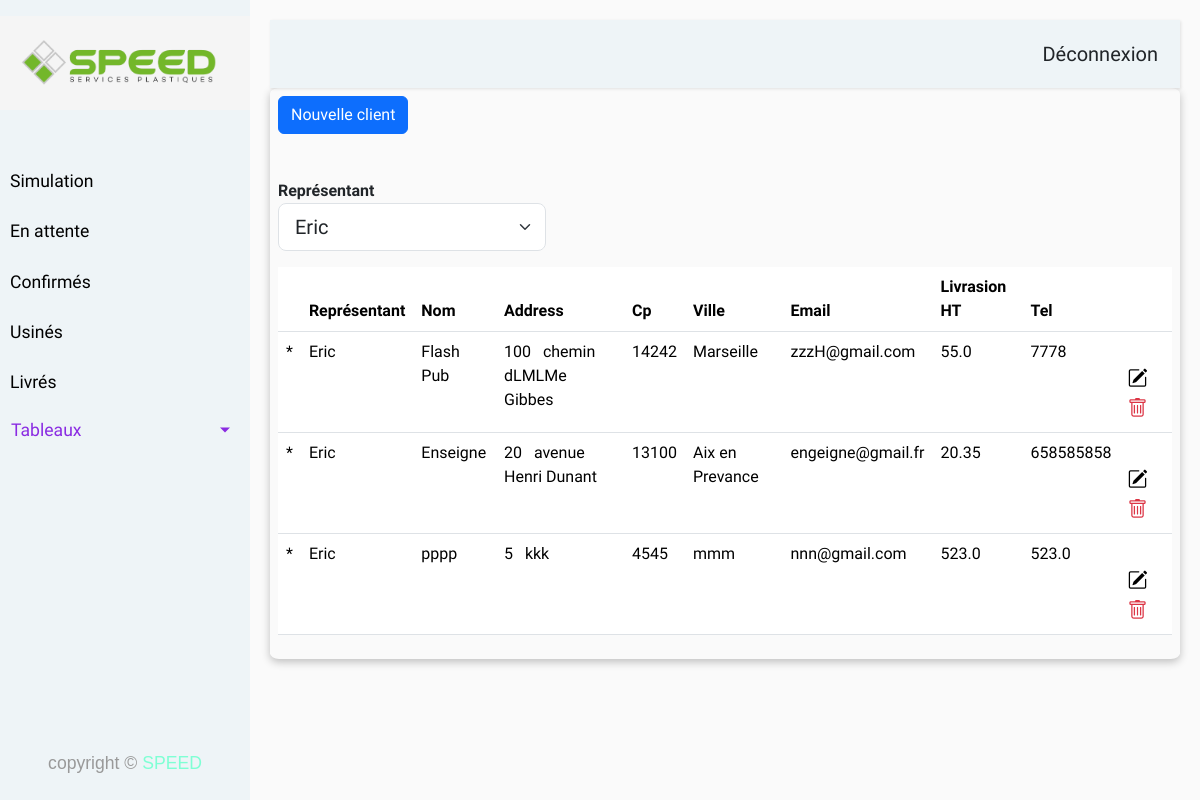
The app's page /clients (signed in), older data.
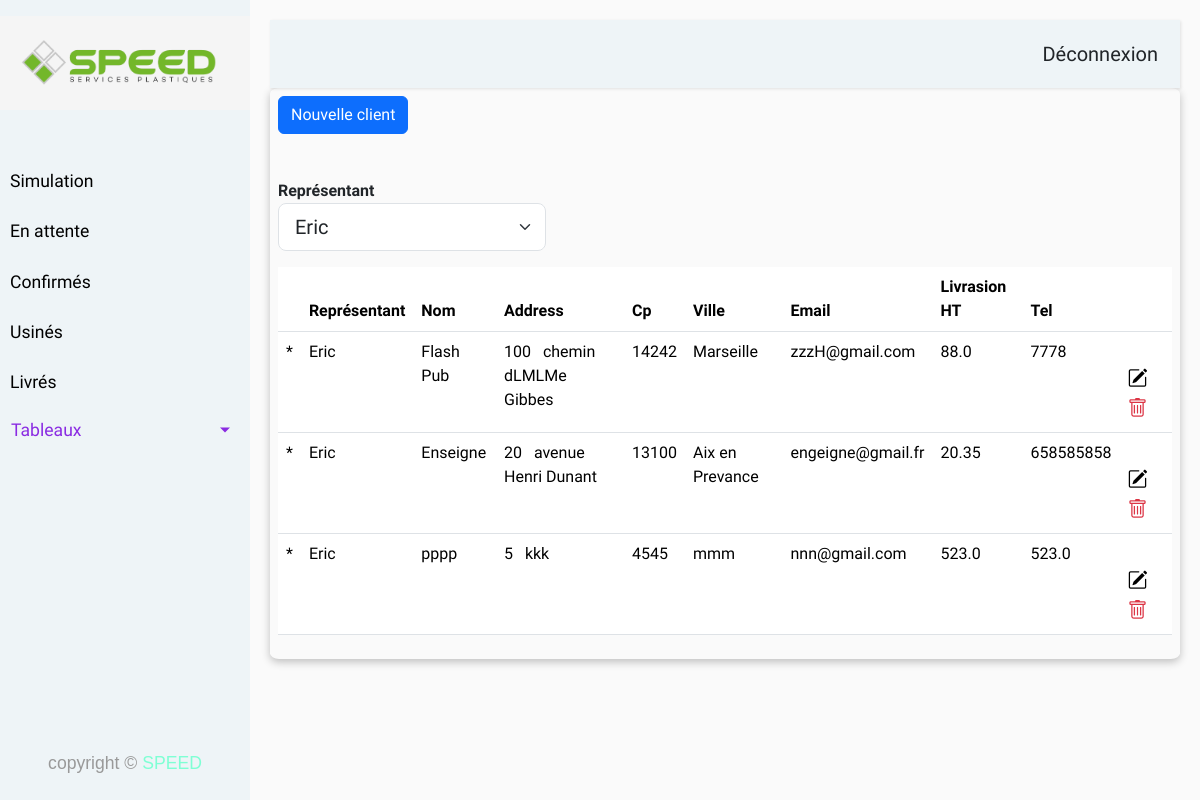
The same page, newer data.
### models/models.py (models this page shows, shortened)
class Client(db.Model):
    __tablename__ = 'client'
    id = db.Column(db.Integer(),autoincrement=True, primary_key=True)
    user_id = db.Column(db.Integer , ForeignKey('user.id'),nullable=False)
    name = db.Column(db.String(80), nullable=False)
    ville = db.Column(db.String(80), nullable=False)
    cp = db.Column(db.Integer(), nullable=False)
    numero = db.Column(db.Integer(), nullable=True)
    addresse = db.Column(db.String(256), nullable=False)
    email = db.Column(db.String(255), unique=True)
    tel = db.Column(db.String(20), nullable=False)
    prix_livr = db.Column(db.Float , nullable=False)
    rel_client_commande = relationship("Commande", backref = "client")

class User(db.Model, UserMixin):
    __tablename__ = 'user'
    id = db.Column(db.Integer, autoincrement=True, primary_key=True)
    username=db.Column(db.String(255), nullable=False)
    email = db.Column(db.String(255), unique=True)
    password = db.Column(db.String(255), nullable=False, server_default='')
    tel = db.Column(db.String(20), nullable=False)
    role_id = db.Column(db.Integer , ForeignKey('role.id'),nullable=False)
    rel_user_client = relationship("Client", backref = "user")

### routes.py (the view)
@app.route('/clients')
@login_required
def clients():
    try:
        current_user_role = (Role.query.filter(Role.id == current_user.role_id).first()).name
    except Exception as e:
        return f"Error fetching current user role: {str(e)}"
    if current_user_role == "admin" :
        representants = get_all_representants()
        print(representants)
        first_rep = representants[0].id
        clients= get_cients_by_rep(first_rep)
    elif current_user_role == "comercial":
        representants = []
        representants.append(current_user)
        clients= get_cients_by_rep(current_user.id)
        print("xxxxxxxxxxx")
        print(current_user.username)
    return render_template('clients.html', user = current_user,current_user_role = current_user_role,representants = representants, clients=clients, page ="Clients")

### app.py (called while the page is built)
@login_manager.user_loader
def load_user(id):
    return User.query.get(int(id))

### models/models.py (called while the page is built)
def get_all_representants():
    return db.session.query(User).filter(or_(User.role_id == 1, User.role_id == 2)).all()

def get_cients_by_rep(first_rep_id):
    clients=db.session.query(Client.name,Client.ville,Client.cp,Client.numero,Client.addresse,User.username,Client.email,Client.tel,User.id,Client.id,Client.prix_livr).join(User,Client.user_id== User.id ).filter(Client.user_id == first_rep_id ).all()
    result = []
    for row in  clients :
        result.append(row._data)
    return result

### routes.py (called while the page is built)
@app.before_request
def session_handler():
    session.permanent = True
    app.permanent_session_lifetime = timedelta(days=30)

### templates/clients.html (shortened to what this page needs)
{% extends 'base.html' %}
{% block contenue %}
{% if current_user_role =="admin"  or current_user_role =="comercial" %}
    <a href="#" class="btn btn-primary" style="margin-bottom: 1.3rem;" onclick="newClientForm()">Nouvelle client </a>
{% endif %}
<table id="clients_table" class="table">
    <div class="mt-4">
        <label for="representant"><strong>Représentant</strong></label>
        <select id="representant" class="form-select form-select-lg mb-3"
            aria-label=".form-select-sm nouvelle_utilisateur" style="width: 30%;">
            {% for item in representants%}
            <option value='{{ item.id}}'>{{ item.username}}</option>
            {% endfor %}
        </select>
    </div>
    <thead class="thead-light">
        <tr>
            <th scope="row"></th>
            <th scope="col">Représentant</th>
            <th scope="col">Nom</th>
            <th scope="col">Address</th>
            <th scope="col">Cp</th>
            <th scope="col">Ville</th>
            <th scope="col">Email</th>
            <th scope="col">Livrasion HT</th>
            <th scope="col">Tel</th>
            {% if current_user_role =="admin" or current_user_role =="comercial"%}
                <th></th>
            {% endif %}
        </tr>
    </thead>
    <tbody>
        {% for item in clients %}
        <tr>
            <td>*</th>
            <td>{{item[5]}}</td>
            <td>{{item[0]}}</td>
            <td> <span class="numero_voie_edit_span">{{item[3]}}</span > &nbsp <span class="name_voie_edit_span">{{item[4]}}</span> </td>
            <td>{{item[2]}}</td>
            <td>{{item[1]}}</td>
            <td>{{item[6]}}</td>
            <td>{{item[10]}}</td>
            <td>{{item[7]}}</td>
            {% if current_user_role =="admin" or current_user_role =="comercial"%}
            <td>
                <i class="bi bi-pencil-square getInfoBtn" style="font-size: 20px;"></i>
                <i type="button" class="delete_icon bi bi-trash text-danger " style="font-size: 20px;"
                    onclick="delete_client(this,'{{item[9]}}')"></i>
            </td>
            {% endif %}
        </tr>
        {% endfor %}
    </tbody>
</table>
{% endblock %}

Row changes from the older to the newer data that the page shows:
changed Client "Flash Pub": prix_livr "55.0" → "88.0"
